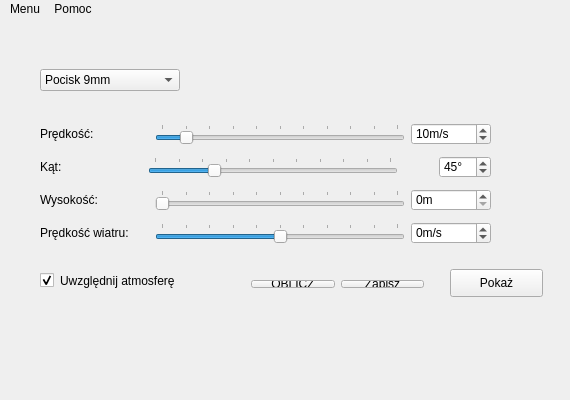
<?xml version="1.0" encoding="UTF-8"?>
<ui version="4.0">
 <class>MainWindow</class>
 <widget class="QMainWindow" name="MainWindow">
  <property name="geometry">
   <rect>
    <x>0</x>
    <y>0</y>
    <width>570</width>
    <height>400</height>
   </rect>
  </property>
  <property name="sizePolicy">
   <sizepolicy hsizetype="Fixed" vsizetype="Fixed">
    <horstretch>0</horstretch>
    <verstretch>0</verstretch>
   </sizepolicy>
  </property>
  <property name="minimumSize">
   <size>
    <width>570</width>
    <height>400</height>
   </size>
  </property>
  <property name="maximumSize">
   <size>
    <width>570</width>
    <height>400</height>
   </size>
  </property>
  <property name="focusPolicy">
   <enum>Qt::WheelFocus</enum>
  </property>
  <property name="contextMenuPolicy">
   <enum>Qt::NoContextMenu</enum>
  </property>
  <property name="windowTitle">
   <string>Trajektoria balistyczna</string>
  </property>
  <property name="windowIcon">
   <iconset>
    <normaloff>../build-Trajektoria_v03-Desktop_Qt_5_0_2_MinGW_32bit-Debug/ikona2.png</normaloff>../build-Trajektoria_v03-Desktop_Qt_5_0_2_MinGW_32bit-Debug/ikona2.png</iconset>
  </property>
  <property name="windowOpacity">
   <double>1.000000000000000</double>
  </property>
  <property name="autoFillBackground">
   <bool>false</bool>
  </property>
  <property name="styleSheet">
   <string notr="true">border-color: rgb(0, 0, 0);</string>
  </property>
  <property name="iconSize">
   <size>
    <width>60</width>
    <height>60</height>
   </size>
  </property>
  <widget class="QWidget" name="centralWidget">
   <property name="enabled">
    <bool>true</bool>
   </property>
   <widget class="QComboBox" name="cB_obiekt">
    <property name="geometry">
     <rect>
      <x>40</x>
      <y>50</y>
      <width>140</width>
      <height>22</height>
     </rect>
    </property>
    <property name="minimumSize">
     <size>
      <width>140</width>
      <height>0</height>
     </size>
    </property>
    <property name="currentIndex">
     <number>0</number>
    </property>
    <property name="modelColumn">
     <number>0</number>
    </property>
    <item>
     <property name="text">
      <string>Pocisk 9mm</string>
     </property>
    </item>
    <item>
     <property name="text">
      <string>Piłka golfowa</string>
     </property>
    </item>
    <item>
     <property name="text">
      <string>Piłka koszykowa</string>
     </property>
    </item>
    <item>
     <property name="text">
      <string>Piłka plażowa</string>
     </property>
    </item>
   </widget>
   <widget class="QWidget" name="layoutWidget">
    <property name="geometry">
     <rect>
      <x>40</x>
      <y>88</y>
      <width>451</width>
      <height>154</height>
     </rect>
    </property>
    <layout class="QVBoxLayout" name="verticalLayout">
     <property name="sizeConstraint">
      <enum>QLayout::SetDefaultConstraint</enum>
     </property>
     <property name="leftMargin">
      <number>0</number>
     </property>
     <property name="rightMargin">
      <number>0</number>
     </property>
     <item>
      <layout class="QHBoxLayout" name="horizontalLayout">
       <item>
        <widget class="QLabel" name="label_2">
         <property name="text">
          <string>Prędkość:</string>
         </property>
        </widget>
       </item>
       <item>
        <spacer name="horizontalSpacer_4">
         <property name="orientation">
          <enum>Qt::Horizontal</enum>
         </property>
         <property name="sizeHint" stdset="0">
          <size>
           <width>40</width>
           <height>20</height>
          </size>
         </property>
        </spacer>
       </item>
       <item>
        <widget class="QSlider" name="hS_predkosc">
         <property name="minimumSize">
          <size>
           <width>250</width>
           <height>0</height>
          </size>
         </property>
         <property name="maximumSize">
          <size>
           <width>250</width>
           <height>16777215</height>
          </size>
         </property>
         <property name="cursor">
          <cursorShape>ArrowCursor</cursorShape>
         </property>
         <property name="maximum">
          <number>100</number>
         </property>
         <property name="pageStep">
          <number>5</number>
         </property>
         <property name="value">
          <number>10</number>
         </property>
         <property name="sliderPosition">
          <number>10</number>
         </property>
         <property name="orientation">
          <enum>Qt::Horizontal</enum>
         </property>
         <property name="tickPosition">
          <enum>QSlider::TicksAbove</enum>
         </property>
         <property name="tickInterval">
          <number>10</number>
         </property>
        </widget>
       </item>
       <item>
        <widget class="QSpinBox" name="sB_predkosc">
         <property name="minimumSize">
          <size>
           <width>80</width>
           <height>0</height>
          </size>
         </property>
         <property name="wrapping">
          <bool>false</bool>
         </property>
         <property name="frame">
          <bool>true</bool>
         </property>
         <property name="readOnly">
          <bool>false</bool>
         </property>
         <property name="specialValueText">
          <string/>
         </property>
         <property name="correctionMode">
          <enum>QAbstractSpinBox::CorrectToNearestValue</enum>
         </property>
         <property name="suffix">
          <string>m/s</string>
         </property>
         <property name="maximum">
          <number>100</number>
         </property>
         <property name="singleStep">
          <number>1</number>
         </property>
         <property name="value">
          <number>10</number>
         </property>
        </widget>
       </item>
      </layout>
     </item>
     <item>
      <layout class="QHBoxLayout" name="horizontalLayout_kat">
       <item>
        <widget class="QLabel" name="label_3">
         <property name="text">
          <string>Kąt:</string>
         </property>
        </widget>
       </item>
       <item>
        <spacer name="horizontalSpacer">
         <property name="orientation">
          <enum>Qt::Horizontal</enum>
         </property>
         <property name="sizeType">
          <enum>QSizePolicy::Fixed</enum>
         </property>
         <property name="sizeHint" stdset="0">
          <size>
           <width>80</width>
           <height>20</height>
          </size>
         </property>
        </spacer>
       </item>
       <item>
        <widget class="QSlider" name="hS_kat">
         <property name="minimumSize">
          <size>
           <width>250</width>
           <height>0</height>
          </size>
         </property>
         <property name="maximumSize">
          <size>
           <width>250</width>
           <height>16777215</height>
          </size>
         </property>
         <property name="maximum">
          <number>180</number>
         </property>
         <property name="value">
          <number>45</number>
         </property>
         <property name="orientation">
          <enum>Qt::Horizontal</enum>
         </property>
         <property name="tickPosition">
          <enum>QSlider::TicksAbove</enum>
         </property>
         <property name="tickInterval">
          <number>18</number>
         </property>
        </widget>
       </item>
       <item>
        <spacer name="horizontalSpacer_5">
         <property name="orientation">
          <enum>Qt::Horizontal</enum>
         </property>
         <property name="sizeType">
          <enum>QSizePolicy::Expanding</enum>
         </property>
         <property name="sizeHint" stdset="0">
          <size>
           <width>40</width>
           <height>20</height>
          </size>
         </property>
        </spacer>
       </item>
       <item>
        <widget class="QSpinBox" name="sB_kat">
         <property name="suffix">
          <string>°</string>
         </property>
         <property name="maximum">
          <number>180</number>
         </property>
         <property name="value">
          <number>45</number>
         </property>
        </widget>
       </item>
      </layout>
     </item>
     <item>
      <layout class="QHBoxLayout" name="horizontalLayout_Wysokosc">
       <item>
        <widget class="QLabel" name="label_5">
         <property name="text">
          <string>Wysokość: </string>
         </property>
        </widget>
       </item>
       <item>
        <spacer name="horizontalSpacer_2">
         <property name="orientation">
          <enum>Qt::Horizontal</enum>
         </property>
         <property name="sizeType">
          <enum>QSizePolicy::Expanding</enum>
         </property>
         <property name="sizeHint" stdset="0">
          <size>
           <width>40</width>
           <height>20</height>
          </size>
         </property>
        </spacer>
       </item>
       <item>
        <widget class="QSlider" name="hS_wysokosc">
         <property name="minimumSize">
          <size>
           <width>250</width>
           <height>0</height>
          </size>
         </property>
         <property name="maximumSize">
          <size>
           <width>250</width>
           <height>16777215</height>
          </size>
         </property>
         <property name="maximum">
          <number>1500</number>
         </property>
         <property name="singleStep">
          <number>10</number>
         </property>
         <property name="pageStep">
          <number>50</number>
         </property>
         <property name="sliderPosition">
          <number>0</number>
         </property>
         <property name="orientation">
          <enum>Qt::Horizontal</enum>
         </property>
         <property name="tickPosition">
          <enum>QSlider::TicksAbove</enum>
         </property>
         <property name="tickInterval">
          <number>150</number>
         </property>
        </widget>
       </item>
       <item>
        <widget class="QSpinBox" name="sB_wysokosc">
         <property name="minimumSize">
          <size>
           <width>80</width>
           <height>0</height>
          </size>
         </property>
         <property name="specialValueText">
          <string/>
         </property>
         <property name="suffix">
          <string>m</string>
         </property>
         <property name="maximum">
          <number>9000</number>
         </property>
        </widget>
       </item>
      </layout>
     </item>
     <item>
      <layout class="QHBoxLayout" name="horizontalLayout_wiatr">
       <item>
        <widget class="QLabel" name="label_7">
         <property name="text">
          <string>Prędkość wiatru:</string>
         </property>
        </widget>
       </item>
       <item>
        <spacer name="horizontalSpacer_3">
         <property name="orientation">
          <enum>Qt::Horizontal</enum>
         </property>
         <property name="sizeHint" stdset="0">
          <size>
           <width>40</width>
           <height>20</height>
          </size>
         </property>
        </spacer>
       </item>
       <item>
        <widget class="QSlider" name="hS_wiatr">
         <property name="minimumSize">
          <size>
           <width>250</width>
           <height>0</height>
          </size>
         </property>
         <property name="maximumSize">
          <size>
           <width>250</width>
           <height>16777215</height>
          </size>
         </property>
         <property name="minimum">
          <number>-60</number>
         </property>
         <property name="maximum">
          <number>60</number>
         </property>
         <property name="orientation">
          <enum>Qt::Horizontal</enum>
         </property>
         <property name="tickPosition">
          <enum>QSlider::TicksAbove</enum>
         </property>
         <property name="tickInterval">
          <number>12</number>
         </property>
        </widget>
       </item>
       <item>
        <widget class="QSpinBox" name="sB_wiatr">
         <property name="minimumSize">
          <size>
           <width>80</width>
           <height>0</height>
          </size>
         </property>
         <property name="specialValueText">
          <string/>
         </property>
         <property name="suffix">
          <string>m/s</string>
         </property>
         <property name="minimum">
          <number>-60</number>
         </property>
         <property name="maximum">
          <number>60</number>
         </property>
        </widget>
       </item>
      </layout>
     </item>
    </layout>
   </widget>
   <widget class="QCheckBox" name="cB_atmosfera">
    <property name="geometry">
     <rect>
      <x>40</x>
      <y>250</y>
      <width>191</width>
      <height>23</height>
     </rect>
    </property>
    <property name="text">
     <string>Uwzględnij atmosferę</string>
    </property>
    <property name="checked">
     <bool>true</bool>
    </property>
   </widget>
   <widget class="QPushButton" name="pb_pokaz">
    <property name="geometry">
     <rect>
      <x>450</x>
      <y>250</y>
      <width>93</width>
      <height>28</height>
     </rect>
    </property>
    <property name="text">
     <string>Pokaż</string>
    </property>
   </widget>
   <widget class="QWidget" name="layoutWidget">
    <property name="geometry">
     <rect>
      <x>240</x>
      <y>250</y>
      <width>195</width>
      <height>30</height>
     </rect>
    </property>
    <layout class="QHBoxLayout" name="horizontalLayout_2">
     <item>
      <widget class="QPushButton" name="pB_start">
       <property name="text">
        <string>OBLICZ</string>
       </property>
      </widget>
     </item>
     <item>
      <widget class="QPushButton" name="pB_zapisz">
       <property name="text">
        <string>Zapisz</string>
       </property>
      </widget>
     </item>
    </layout>
   </widget>
  </widget>
  <widget class="QMenuBar" name="menuBar">
   <property name="enabled">
    <bool>true</bool>
   </property>
   <property name="geometry">
    <rect>
     <x>0</x>
     <y>0</y>
     <width>570</width>
     <height>26</height>
    </rect>
   </property>
   <property name="autoFillBackground">
    <bool>false</bool>
   </property>
   <property name="styleSheet">
    <string notr="true"/>
   </property>
   <property name="defaultUp">
    <bool>false</bool>
   </property>
   <widget class="QMenu" name="menuMenu">
    <property name="autoFillBackground">
     <bool>false</bool>
    </property>
    <property name="styleSheet">
     <string notr="true"/>
    </property>
    <property name="tearOffEnabled">
     <bool>false</bool>
    </property>
    <property name="title">
     <string>Menu</string>
    </property>
    <addaction name="actionCos"/>
    <addaction name="actionTam"/>
   </widget>
   <widget class="QMenu" name="menuPomoc">
    <property name="title">
     <string>Pomoc</string>
    </property>
    <addaction name="actionInstrukcja"/>
    <addaction name="actionO_programie"/>
    <addaction name="actionAutor"/>
   </widget>
   <addaction name="menuMenu"/>
   <addaction name="menuPomoc"/>
  </widget>
  <widget class="QStatusBar" name="statusBar">
   <property name="enabled">
    <bool>true</bool>
   </property>
   <property name="contextMenuPolicy">
    <enum>Qt::PreventContextMenu</enum>
   </property>
   <property name="layoutDirection">
    <enum>Qt::LeftToRight</enum>
   </property>
   <property name="sizeGripEnabled">
    <bool>true</bool>
   </property>
  </widget>
  <action name="actionInstrukcja">
   <property name="text">
    <string>Instrukcja</string>
   </property>
  </action>
  <action name="actionO_programie">
   <property name="text">
    <string>O programie</string>
   </property>
  </action>
  <action name="actionAutor">
   <property name="text">
    <string>O autorze</string>
   </property>
  </action>
  <action name="actionCos">
   <property name="text">
    <string>cos</string>
   </property>
  </action>
  <action name="actionTam">
   <property name="text">
    <string>tam</string>
   </property>
  </action>
 </widget>
 <layoutdefault spacing="6" margin="11"/>
 <resources/>
 <connections>
  <connection>
   <sender>hS_predkosc</sender>
   <signal>valueChanged(int)</signal>
   <receiver>sB_predkosc</receiver>
   <slot>setValue(int)</slot>
   <hints>
    <hint type="sourcelabel">
     <x>188</x>
     <y>138</y>
    </hint>
    <hint type="destinationlabel">
     <x>309</x>
     <y>138</y>
    </hint>
   </hints>
  </connection>
  <connection>
   <sender>sB_predkosc</sender>
   <signal>valueChanged(int)</signal>
   <receiver>hS_predkosc</receiver>
   <slot>setValue(int)</slot>
   <hints>
    <hint type="sourcelabel">
     <x>309</x>
     <y>138</y>
    </hint>
    <hint type="destinationlabel">
     <x>188</x>
     <y>138</y>
    </hint>
   </hints>
  </connection>
  <connection>
   <sender>sB_kat</sender>
   <signal>valueChanged(int)</signal>
   <receiver>hS_kat</receiver>
   <slot>setValue(int)</slot>
   <hints>
    <hint type="sourcelabel">
     <x>316</x>
     <y>178</y>
    </hint>
    <hint type="destinationlabel">
     <x>178</x>
     <y>178</y>
    </hint>
   </hints>
  </connection>
  <connection>
   <sender>hS_kat</sender>
   <signal>valueChanged(int)</signal>
   <receiver>sB_kat</receiver>
   <slot>setValue(int)</slot>
   <hints>
    <hint type="sourcelabel">
     <x>178</x>
     <y>178</y>
    </hint>
    <hint type="destinationlabel">
     <x>316</x>
     <y>178</y>
    </hint>
   </hints>
  </connection>
  <connection>
   <sender>sB_wysokosc</sender>
   <signal>valueChanged(int)</signal>
   <receiver>hS_wysokosc</receiver>
   <slot>setValue(int)</slot>
   <hints>
    <hint type="sourcelabel">
     <x>307</x>
     <y>219</y>
    </hint>
    <hint type="destinationlabel">
     <x>190</x>
     <y>220</y>
    </hint>
   </hints>
  </connection>
  <connection>
   <sender>hS_wysokosc</sender>
   <signal>valueChanged(int)</signal>
   <receiver>sB_wysokosc</receiver>
   <slot>setValue(int)</slot>
   <hints>
    <hint type="sourcelabel">
     <x>190</x>
     <y>220</y>
    </hint>
    <hint type="destinationlabel">
     <x>307</x>
     <y>219</y>
    </hint>
   </hints>
  </connection>
  <connection>
   <sender>sB_wiatr</sender>
   <signal>valueChanged(int)</signal>
   <receiver>hS_wiatr</receiver>
   <slot>setValue(int)</slot>
   <hints>
    <hint type="sourcelabel">
     <x>307</x>
     <y>259</y>
    </hint>
    <hint type="destinationlabel">
     <x>205</x>
     <y>260</y>
    </hint>
   </hints>
  </connection>
  <connection>
   <sender>hS_wiatr</sender>
   <signal>valueChanged(int)</signal>
   <receiver>sB_wiatr</receiver>
   <slot>setValue(int)</slot>
   <hints>
    <hint type="sourcelabel">
     <x>205</x>
     <y>260</y>
    </hint>
    <hint type="destinationlabel">
     <x>307</x>
     <y>259</y>
    </hint>
   </hints>
  </connection>
 </connections>
</ui>
